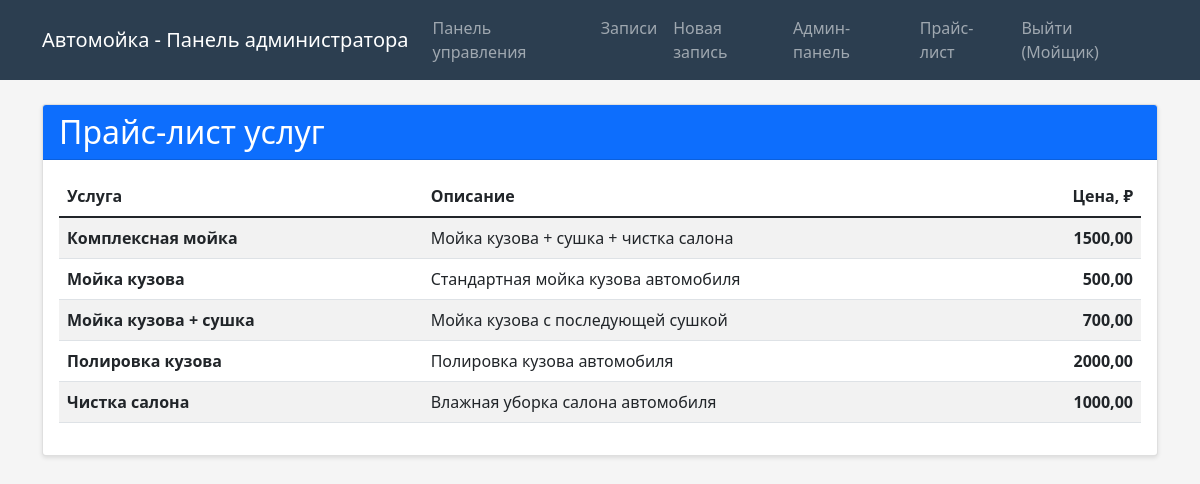
Screenshot of / (signed in) with the database file from the repository.
### carwash/models.py (models this page shows, shortened)
class Service(models.Model):
    name = models.CharField(max_length=200, verbose_name="Название услуги")
    description = models.TextField(blank=True, verbose_name="Описание")
    price = models.DecimalField(
        max_digits=10,
        decimal_places=2,
        verbose_name="Цена",
        validators=[MinValueValidator(0)],
    )
    is_active = models.BooleanField(
        default=True, verbose_name="Активна"
    )
    created_at = models.DateTimeField(
        auto_now_add=True, verbose_name="Дата создания"
    )
    class Meta:
        verbose_name = "Услуга"
        verbose_name_plural = "Услуги"
        ordering = ["name"]

### carwash/views.py (the view)
# urls.py: path("", views.price_list, name="price_list"),
def price_list(request):
    services = Service.objects.filter(is_active=True).order_by("name")
    context = {
        "services": services,
    }
    return render(request, "carwash/price_list.html", context)

### carwash/templates/carwash/price_list.html (shortened to what this page needs)
{% extends 'carwash/base.html' %}
{% block content %}
<div class="row">
    <div class="col-12">
        <div class="card">
            <div class="card-header bg-primary text-white">
                <h2 class="mb-0">Прайс-лист услуг</h2>
            </div>
            <div class="card-body">
                <div class="table-responsive">
                    <table class="table table-striped table-hover">
                        <thead>
                            <tr>
                                <th>Услуга</th>
                                <th>Описание</th>
                                <th class="text-end">Цена, ₽</th>
                            </tr>
                        </thead>
                        <tbody>
                            {% for service in services %}
                            <tr>
                                <td><strong>{{ service.name }}</strong></td>
                                <td>{{ service.description|default:"—" }}</td>
                                <td class="text-end"><strong>{{ service.price }}</strong></td>
                            </tr>
                            {% empty %}
                            <tr>
                                <td colspan="3" class="text-center">Услуги не найдены</td>
                            </tr>
                            {% endfor %}
                        </tbody>
                    </table>
                </div>
            </div>
        </div>
    </div>
</div>
{% endblock %}

### carwash/templates/carwash/base.html (shortened to what this page needs)
<!DOCTYPE html>
<html lang="ru">
<head>
    <link href="https://cdn.jsdelivr.net/npm/bootstrap@5.1.3/dist/css/bootstrap.min.css" rel="stylesheet">
</head>
<body>
    {% if user.is_authenticated %}
    <nav class="navbar navbar-dark navbar-expand-lg">
        <div class="container">
            <a class="navbar-brand" href="{% url 'dashboard' %}">Автомойка - Панель администратора</a>
            <div class="collapse navbar-collapse" id="navbarNav">
                <ul class="navbar-nav ms-auto">
                    <li class="nav-item">
                        <a class="nav-link" href="{% url 'dashboard' %}">Панель управления</a>
                    </li>
                    <li class="nav-item">
                        <a class="nav-link" href="{% url 'booking_list' %}">Записи</a>
                    </li>
                    <li class="nav-item">
                        <a class="nav-link" href="{% url 'booking_create' %}">Новая запись</a>
                    </li>
                    <li class="nav-item">
                        <a class="nav-link" href="{% url 'admin:index' %}">Админ-панель</a>
                    </li>
                    <li class="nav-item">
                        <a class="nav-link" href="{% url 'price_list' %}">Прайс-лист</a>
                    </li>
                    <li class="nav-item">
                        <a class="nav-link" href="{% url 'admin:logout' %}">Выйти ({{ user.username }})</a>
                    </li>
                </ul>
            </div>
        </div>
    </nav>
    {% endif %}
    <div class="container mt-4">
        {% block content %}{% endblock %}
    </div>
</body>
</html>

### carwash/templates/carwash/base.html (style rules this page uses)
body { background-color: #f5f5f5; }
.navbar { background-color: #2c3e50; }
.card { box-shadow: 0 2px 4px rgba(0,0,0,0.1); margin-bottom: 20px; }

### rows the page displays
Service: name "Комплексная мойка", description "Мойка кузова + сушка + чистка салона", price "1500,00"
Service: name "Мойка кузова", description "Стандартная мойка кузова автомобиля", price "500,00"
Service: name "Мойка кузова + сушка", description "Мойка кузова с последующей сушкой", price "700,00"
Service: name "Полировка кузова", description "Полировка кузова автомобиля", price "2000,00"
Service: name "Чистка салона", description "Влажная уборка салона автомобиля", price "1000,00"

### other values shown
{{ user.username }} "Мойщик"
